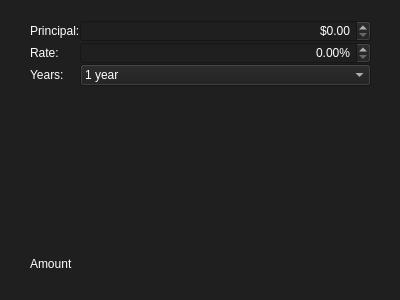
<?xml version="1.0" encoding="UTF-8"?>
<ui version="4.0">
 <class>Form</class>
 <widget class="QWidget" name="Form">
  <property name="geometry">
   <rect>
    <x>0</x>
    <y>0</y>
    <width>400</width>
    <height>300</height>
   </rect>
  </property>
  <property name="windowTitle">
   <string>Form</string>
  </property>
  <property name="styleSheet">
   <string notr="true">font: 57 18pt &quot;Helvetica Neue&quot;;
background-color: rgb(31, 31, 31);
color: rgb(255, 255, 255);</string>
  </property>
  <widget class="QWidget" name="formLayoutWidget">
   <property name="geometry">
    <rect>
     <x>30</x>
     <y>20</y>
     <width>341</width>
     <height>251</height>
    </rect>
   </property>
   <layout class="QFormLayout" name="formLayout">
    <property name="fieldGrowthPolicy">
     <enum>QFormLayout::AllNonFixedFieldsGrow</enum>
    </property>
    <property name="labelAlignment">
     <set>Qt::AlignLeading|Qt::AlignLeft|Qt::AlignVCenter</set>
    </property>
    <property name="formAlignment">
     <set>Qt::AlignLeading|Qt::AlignLeft|Qt::AlignTop</set>
    </property>
    <property name="horizontalSpacing">
     <number>0</number>
    </property>
    <property name="verticalSpacing">
     <number>0</number>
    </property>
    <item row="0" column="0">
     <widget class="QLabel" name="label">
      <property name="text">
       <string>Principal:</string>
      </property>
     </widget>
    </item>
    <item row="1" column="0">
     <widget class="QLabel" name="label_2">
      <property name="text">
       <string>Rate:</string>
      </property>
     </widget>
    </item>
    <item row="1" column="1">
     <widget class="QDoubleSpinBox" name="doubleSpinBox">
      <property name="enabled">
       <bool>true</bool>
      </property>
      <property name="sizePolicy">
       <sizepolicy hsizetype="Minimum" vsizetype="Fixed">
        <horstretch>0</horstretch>
        <verstretch>0</verstretch>
       </sizepolicy>
      </property>
      <property name="baseSize">
       <size>
        <width>0</width>
        <height>0</height>
       </size>
      </property>
      <property name="alignment">
       <set>Qt::AlignRight|Qt::AlignTrailing|Qt::AlignVCenter</set>
      </property>
      <property name="suffix">
       <string>%</string>
      </property>
     </widget>
    </item>
    <item row="2" column="0">
     <widget class="QLabel" name="label_3">
      <property name="text">
       <string>Years:</string>
      </property>
     </widget>
    </item>
    <item row="4" column="0">
     <widget class="QLabel" name="label_4">
      <property name="text">
       <string>Amount</string>
      </property>
     </widget>
    </item>
    <item row="0" column="1">
     <widget class="QDoubleSpinBox" name="doubleSpinBox_2">
      <property name="alignment">
       <set>Qt::AlignRight|Qt::AlignTrailing|Qt::AlignVCenter</set>
      </property>
      <property name="readOnly">
       <bool>false</bool>
      </property>
      <property name="prefix">
       <string>$</string>
      </property>
      <property name="maximum">
       <double>10000.000000000000000</double>
      </property>
     </widget>
    </item>
    <item row="3" column="0">
     <spacer name="verticalSpacer">
      <property name="orientation">
       <enum>Qt::Vertical</enum>
      </property>
      <property name="sizeHint" stdset="0">
       <size>
        <width>20</width>
        <height>200</height>
       </size>
      </property>
     </spacer>
    </item>
    <item row="2" column="1">
     <widget class="QComboBox" name="comboBox">
      <property name="baseSize">
       <size>
        <width>0</width>
        <height>0</height>
       </size>
      </property>
      <item>
       <property name="text">
        <string>1 year</string>
       </property>
      </item>
      <item>
       <property name="text">
        <string>2 years</string>
       </property>
      </item>
      <item>
       <property name="text">
        <string>3 years</string>
       </property>
      </item>
      <item>
       <property name="text">
        <string>4 years</string>
       </property>
      </item>
      <item>
       <property name="text">
        <string>5 years</string>
       </property>
      </item>
      <item>
       <property name="text">
        <string>6 years</string>
       </property>
      </item>
      <item>
       <property name="text">
        <string>7 years</string>
       </property>
      </item>
      <item>
       <property name="text">
        <string>8 years</string>
       </property>
      </item>
      <item>
       <property name="text">
        <string> 9 years</string>
       </property>
      </item>
      <item>
       <property name="text">
        <string>10 years</string>
       </property>
      </item>
     </widget>
    </item>
   </layout>
  </widget>
 </widget>
 <resources/>
 <connections/>
</ui>
